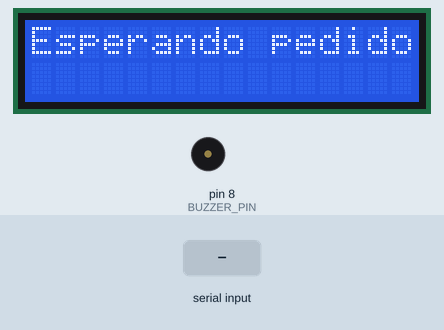
A sketch run on a simulated Arduino Mega 2560, built with avr-gcc and run on an emulated ATmega2560. Parts: 16×2 character LCD, buzzer (waves = sounding, pin HIGH). The test bench sets the inputs (shaded band). Pins used as bus, display or sensor lines are not drawn.

Above: at 1.3 s.
1.4 s: "90;45\n" received over Serial
At 2.0 s:
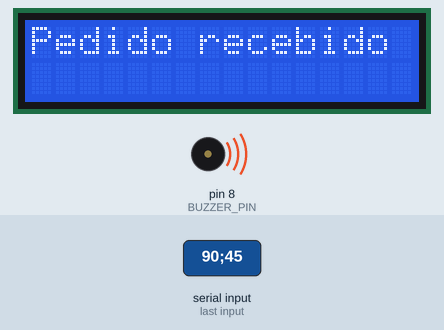
At 3.4 s:
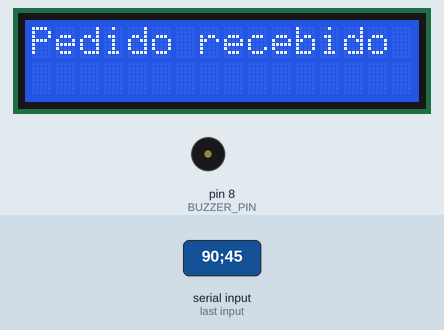
4.4 s: "30;150\n" received over Serial
At 7.6 s:
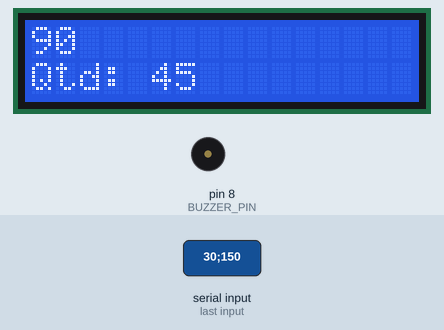
Timing chart, 0 to 9.1 s (numbered marks = the images above; inputs shaded):
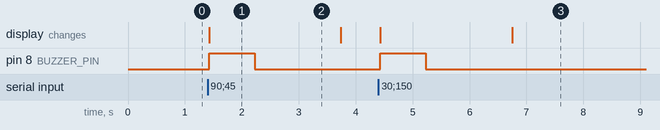

Measured:
- after the input at 1.4 s, pin 8 (BUZZER_PIN): LOW → HIGH at once, → LOW 0.80 s later; the display: changes at once (image 1)
- after the input at 4.4 s, pin 8 (BUZZER_PIN): LOW → HIGH at once, → LOW 0.80 s later; the display: first changes at once (image 3 shows a later state)
- what the display in image 1 shows lasts 2.3 s, from 1.4 s to 3.7 s

The sketch:

sketch_jun5a.ino
```cpp
#include <Wire.h>
#include <LiquidCrystal_I2C.h>
#include <SPI.h>
#include <MFRC522.h>

#define RST_PIN 9
#define SS_PIN 53
#define BUZZER_PIN 8

MFRC522 rfid(SS_PIN, RST_PIN);
LiquidCrystal_I2C lcd(0x27, 16, 2);

struct Pedido {
  String nomePizza;
  int quantidade;
};

Pedido pedidos[10];
int totalPedidos = 0;
int pedidoAtual = 0;

void setup() {
  Serial.begin(9600);
  SPI.begin();
  rfid.PCD_Init();
  lcd.init();
  lcd.backlight();
  lcd.setCursor(0, 0);
  lcd.print("Esperando pedido");

  pinMode(BUZZER_PIN, OUTPUT);
}

void loop() {

  if (Serial.available()) {
    String linha = Serial.readStringUntil('\n');
    int separador = linha.indexOf(';');
    if (separador > 0) {
      String nome = linha.substring(0, separador);
      int qtd = linha.substring(separador + 1).toInt();
      if (totalPedidos < 10) {
        pedidos[totalPedidos++] = {nome, qtd};
        lcd.clear();
        lcd.setCursor(0, 0);
        lcd.print("Pedido recebido");
        bip();
        delay(1500);
        mostrarPedido(pedidoAtual);
      }
    }
  }


  if (rfid.PICC_IsNewCardPresent() && rfid.PICC_ReadCardSerial()) {


    pedidoAtual++;
    if (pedidoAtual >= totalPedidos) pedidoAtual = 0;
    mostrarPedido(pedidoAtual);
    delay(1000);
  }
}

void mostrarPedido(int index) {
  lcd.clear();
  lcd.setCursor(0, 0);
  lcd.print(pedidos[index].nomePizza);
  lcd.setCursor(0, 1);
  lcd.print("Qtd: ");
  lcd.print(pedidos[index].quantidade);
}

void bip() {
  digitalWrite(BUZZER_PIN, HIGH);
  delay(800);
  digitalWrite(BUZZER_PIN, LOW);
}
```
